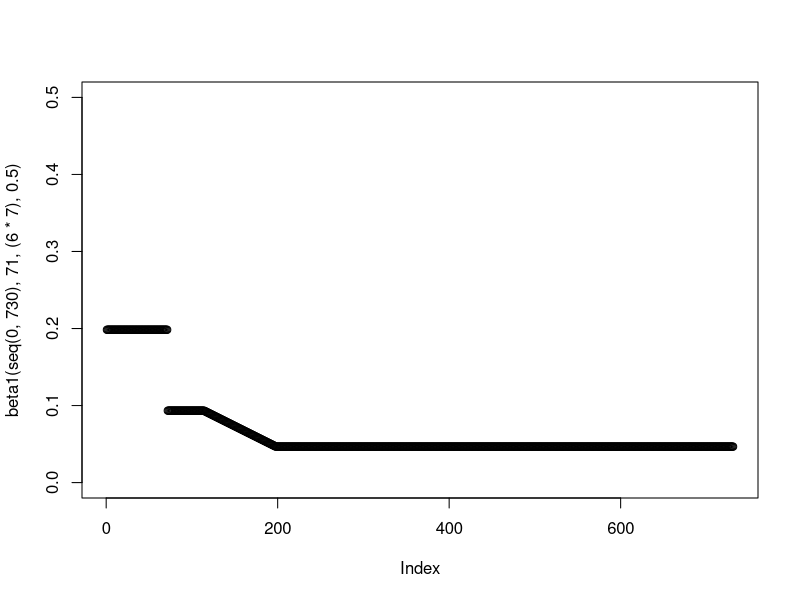
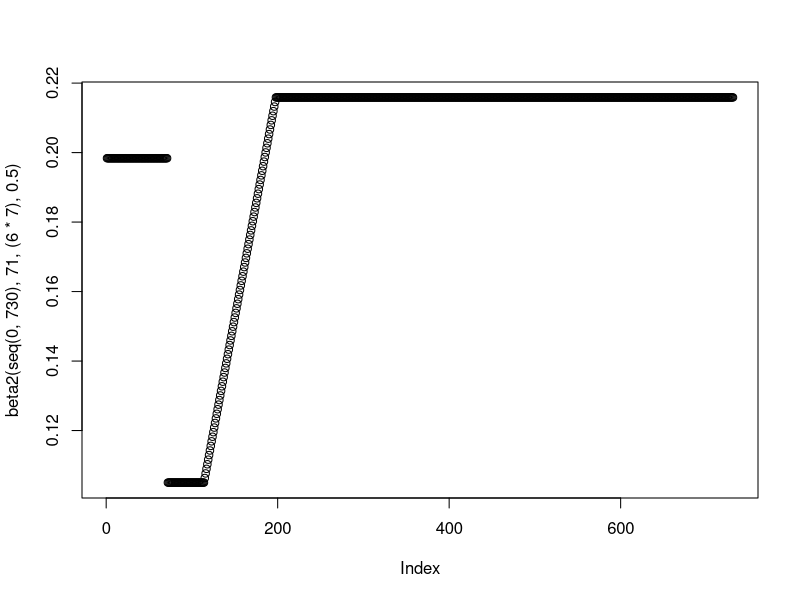
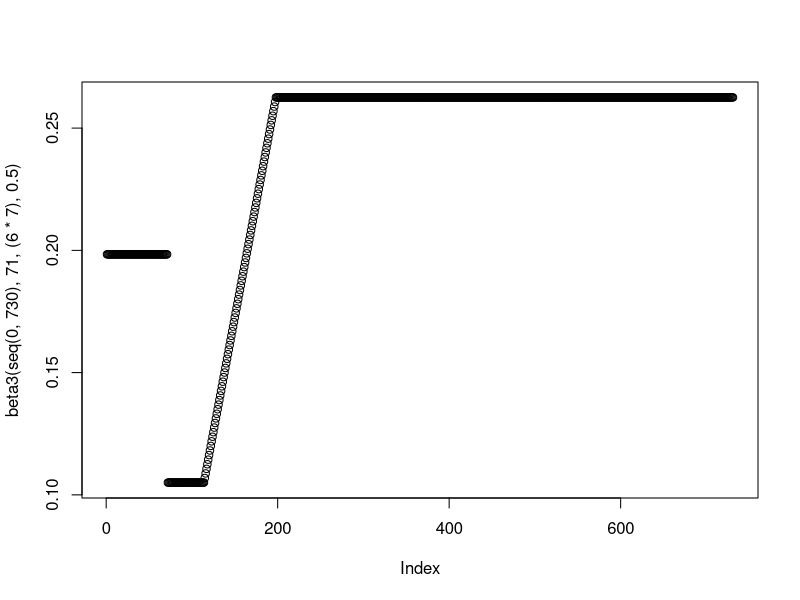
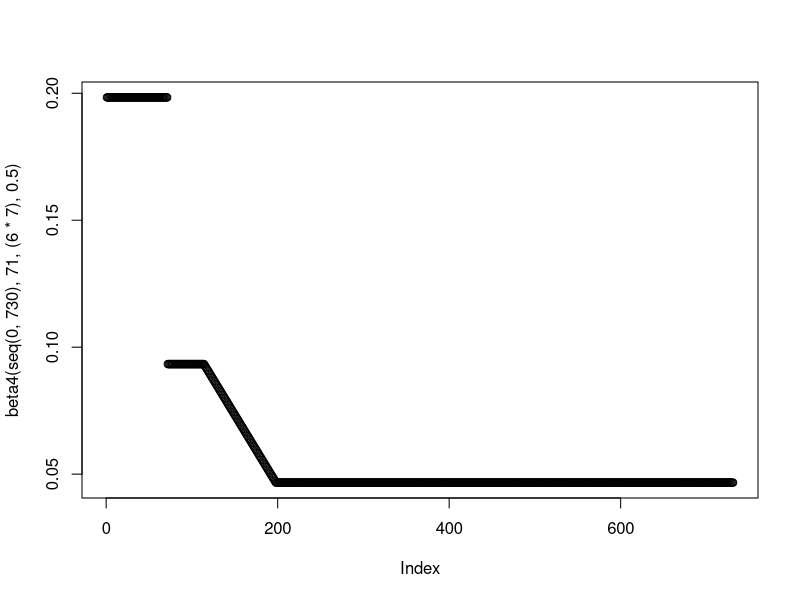

Reproduce these figures in R, in order.
setwd("C:/Users/amorg/Documents/PhD/nCoV Work/Figures/Enhanced Shielding/New") # This is where the plots Output
rm(list=ls())
library("deSolve"); library("ggplot2"); library("ggpubr"); library("reshape2"); library("Cairo")

#### Model Functions - Generation Time + Betas + ODEs ####

#Function for the generation time/(1/gamma) parameter
GenTime <- function(T2, R0) {
  G = T2 * ((R0-1)/log(2))
  return(G)
}

#Beta Functions - Same as Baseline Central Values 
beta1 <- function(time, tstart1, tdur, scaling) {
  gamma <- 1/(GenTime(3.3,2.8))
  beta1_2 <- 0.4*gamma
  betalin <- approxfun(x=c(tstart1+tdur, tstart1+tdur+(12*7)), y = c(0.8*(gamma), beta1_2), method="linear", rule  =2)
  ifelse((time >= tstart1 & time <= tstart1+tdur), #Phase 2
         0.8*(gamma),
         ifelse((time >= tstart1+tdur & time <= tstart1+tdur+(12*7)), #Phase 3
                betalin(time),
                ifelse((time >= tstart1+tdur+(12*7) & time <= 730),
                       beta1_2,
                       1.7*(gamma))))}

plot(beta1(seq(0,730), 71, (6*7), 0.5), ylim = c(0,0.5))

beta2 <- function(time, tstart1, tdur, scaling) {
  gamma <- 1/(GenTime(3.3,2.8))
  beta1_2 <- 1.85*gamma
  betalin <- approxfun(x=c(tstart1+tdur, tstart1+tdur+(12*7)), y = c(0.9*(gamma), beta1_2), method="linear", rule  =2)
  ifelse((time >= tstart1 & time <= tstart1+tdur), #Phase 2
         0.9*(gamma),
         ifelse((time >= tstart1+tdur & time <= tstart1+tdur+(12*7)), #Phase 3
                betalin(time),   
                ifelse((time >= tstart1+tdur+(12*7) & time <= 730),
                       beta1_2,
                       1.7*(gamma))))}

plot(beta2(seq(0,730), 71, (6*7), 0.5))

beta3 <- function(time, tstart1, tdur, scaling) {
  gamma <- 1/(GenTime(3.3,2.8))
  beta1_2 <- 2.25*gamma
  betalin <- approxfun(x=c(tstart1+tdur, tstart1+tdur+(12*7)), y = c(0.9*(gamma), beta1_2), method="linear", rule  =2)
  ifelse((time >= tstart1 & time <= tstart1+tdur), #Phase 2
         0.9*(gamma),
         ifelse((time >= tstart1+tdur & time <= tstart1+tdur+(12*7)), #Phase 3
                betalin(time),
                ifelse((time >= tstart1+tdur+(12*7) & time <= 730),
                       beta1_2,
                       1.7*(gamma))))}

plot(beta3(seq(0,730), 71, (6*7), 0.5))


beta4 <- function(time,tstart1,tdur,scaling) {
  gamma <- 1/(GenTime(3.3,2.8))
  beta1_2 <- 0.4*gamma
  betalin <- approxfun(x=c(tstart1+tdur, tstart1+tdur+(12*7)), y = c(0.8*(gamma), beta1_2), method="linear", rule  =2)
  ifelse((time >= tstart1 & time <= tstart1+tdur), #Phase 2
         0.8*(gamma),
         ifelse((time >= tstart1+tdur & time <= tstart1+tdur+(12*7)), #Phase 3
                betalin(time),
                ifelse((time >= tstart1+tdur+(12*7) & time <= 730),
                       beta1_2,
                       1.7*(gamma))))}

plot(beta4(seq(0,730), 71, (6*7), 0.5))

#ODEs for the SIS Model Structure 
SIRS <- function(time, state, parameters) {
  with(as.list(c(state, parameters)), {
    beta1 <- beta1(time,tstart1,tdur,scaling)
    beta2 <- beta2(time,tstart1,tdur,scaling)
    beta3 <- beta3(time,tstart1,tdur,scaling)
    beta4 <- beta4(time,tstart1,tdur,scaling)
    
    dSv = - beta1*Iv*Sv - beta1*Is*Sv - beta4*Ir1*Sv - beta4*Ir2*Sv - beta4*Ir3*Sv + gamma*Iv
    dSs = - beta1*Iv*Ss - beta1*Is*Ss - beta2*Ir1*Ss - beta2*Ir2*Ss - beta2*Ir3*Ss + gamma*Is
    dSr1 = - beta4*Iv*Sr1 - beta2*Is*Sr1 - beta3*Ir1*Sr1 - beta3*Ir2*Sr1 - beta3*Ir3*Sr1 + gamma*Ir1
    dSr2 = - beta4*Iv*Sr2 - beta2*Is*Sr2 - beta3*Ir1*Sr2 - beta3*Ir2*Sr2 - beta3*Ir3*Sr2 + gamma*Ir2
    dSr3 = - beta4*Iv*Sr3 - beta2*Is*Sr3 - beta3*Ir1*Sr3 - beta3*Ir2*Sr3 - beta3*Ir3*Sr3 + gamma*Ir3
    
    dIv = beta1*Iv*Sv + beta1*Is*Sv + beta4*Ir1*Sv + beta4*Ir2*Sv + beta4*Ir3*Sv - gamma*Iv
    dIs = beta1*Iv*Ss + beta1*Is*Ss + beta2*Ir1*Ss + beta2*Ir2*Ss + beta2*Ir3*Ss - gamma*Is
    dIr1 = beta4*Iv*Sr1 + beta2*Is*Sr1 + beta3*Ir1*Sr1 + beta3*Ir2*Sr1 + beta3*Ir3*Sr1 - gamma*Ir1
    dIr2 = beta4*Iv*Sr2 + beta2*Is*Sr2 + beta3*Ir1*Sr2 + beta3*Ir2*Sr2 + beta3*Ir3*Sr2 - gamma*Ir2
    dIr3 = beta4*Iv*Sr3 + beta2*Is*Sr3 + beta3*Ir1*Sr3 + beta3*Ir2*Sr3 + beta3*Ir3*Sr3 - gamma*Ir3

    return(list(c(dSv, dSs, dSr1, dSr2, dSr3,
                  dIv, dIs, dIr1, dIr2, dIr3)))
  })
}

#### Running the Model w/ Baseline Parameter Set ####

#Initial Conditions and Times

init <- c(Sv = 0.2 - 0.0001*0.2, Ss = 0.2 - 0.0001*0.2, 
          Sr1 = 0.2 - 0.0001*0.2, Sr2 = 0.2 - 0.0001*0.2, Sr3 = 0.2 - 0.0001*0.2,
          Iv = 0.0001*0.2, Is = 0.0001*0.2, Ir1 = 0.0001*0.2, Ir2 = 0.0001*0.2, Ir3 = 0.0001*0.2)

times <- seq(0, 478, by = 1)

parms = c(gamma = 1/(GenTime(3.3,2.8)), 
          tstart1 = 71, 
          tdur = 6*7) 

#Initialising the Phases (Needed for Shading on Plots)
phase1 <- data.frame(xmin=0, xmax=71, ymin=-Inf, ymax=Inf, name = "P1")
phase2 <- data.frame(xmin=71, xmax=71+(6*7), ymin=-Inf, ymax=Inf, name = "P2")
phase3 <- data.frame(xmin=71+(6*7), xmax=71+(6*7)+(12*7), ymin=-Inf, ymax=Inf, name = "P3")
phase4 <- data.frame(xmin=71+(6*7)+(12*7), xmax=Inf, ymin=-Inf, ymax=Inf, name = "P4")

#Solve the ODEs
out1 <- data.frame(ode(y = init, func = SIRS, times = times, parms = parms))

#Manipulate the Dataframe
out1$RemS <- out1$Sr1 + out1$Sr2 + out1$Sr3
out1$RemI <- out1$Ir1 + out1$Ir2 + out1$Ir3
out1$Sv <- out1$Sv/0.20; out1$Ss <- out1$Ss/0.20; out1$RemS <- out1$RemS/0.60
out1$Iv <- out1$Iv/0.20; out1$Is <- out1$Is/0.20; out1$RemI <- out1$RemI/0.60
out1$Beta1 <- beta1(times, 71, (6*7)) 
out1$Beta2 <- beta2(times, 71, (6*7)) 
out1$Beta3 <- beta3(times, 71, (6*7))

colnames(out1) <- c("Time", "Suscv", "Suscs", "Suscr1", "Suscr2","Suscr3", 
                    "Infected_Iv", "Infected_Is", "Infected_Ir1", "Infected_Ir2", "Infected_Ir3", 
                    "RemSusc", "RemInf",
                    "Beta_1/4", "Beta_2", "Beta_3")

#Prepare for GGPlot
statsinfecv <- melt(out1, id.vars = c("Time"), measure.vars = c("Infected_Iv", "Infected_Is", "RemInf"))
statsinfecv$variable <- factor(statsinfecv$variable, levels=rev(levels(statsinfecv$variable)))
statsbeta1 <- melt(out1, id.vars =  c("Time"), measure.vars = c("Beta_1/4", "Beta_2", "Beta_3"))

#### Aggregated Plots - Infecteds, Beta and R_e ####
pinf <- ggplot(data = statsinfecv, aes(x = (Time), y = value, col = variable))  + theme_bw() +
  labs(x ="Time (Days)", y = "Proportion Infected", color = "Population") + scale_y_continuous(limits = c(0,0.07), expand = c(0,0)) +
  theme(legend.position = "bottom", legend.title = element_blank(), legend.text=element_text(size=14),  axis.text=element_text(size=14),
        axis.title.y=element_text(size=14),axis.title.x = element_text(size=14), 
        legend.spacing.x = unit(0.3, 'cm'), plot.margin=unit(c(0.7,0.7,0.8,0.8),"cm")) + scale_x_continuous(expand = c(0, 0)) + 
  scale_color_manual(values=c('blue','darkgreen','red'), labels= c("General", "Shielders", "Vulnerable")) +
  geom_rect(data=phase2, aes(xmin=xmin, xmax=xmax, ymin=ymin, ymax=ymax), fill="grey", alpha=0.5, inherit.aes = FALSE) +
  geom_rect(data=phase3, aes(xmin=xmin, xmax=xmax, ymin=ymin, ymax=ymax), fill="grey", alpha=0.35, inherit.aes = FALSE) +
  geom_rect(data=phase4, aes(xmin=xmin, xmax=xmax, ymin=ymin, ymax=ymax), fill="grey", alpha=0.5, inherit.aes = FALSE) +
  geom_text(data = phase1, aes(x = xmin, y = 0.06, label = name),inherit.aes = FALSE, size = 8, vjust = 0, hjust = 0, nudge_x = 25) +
  geom_text(data = phase2, aes(x = xmin, y = 0.06, label = name),inherit.aes = FALSE, size = 8, vjust = 0, hjust = 0, nudge_x = 8) +
  geom_text(data = phase3, aes(x = xmin, y = 0.06, label = name),inherit.aes = FALSE, size = 8, vjust = 0, hjust = 0, nudge_x = 30) +
  geom_text(data = phase4, aes(x = xmin, y = 0.06, label = name),inherit.aes = FALSE, size = 8, vjust = 0, hjust = 0, nudge_x = 125) +
  geom_line(size = 1.02, stat = "identity")

pbeta <- ggplot(data = statsbeta1, aes(x = (Time), y = value, lty = variable)) + theme_bw() +
  labs(x ="Time (Days)", y = "Beta Value", lty = " ") + scale_y_continuous(limits = c(0,0.35),  expand = c(0,0)) +
  theme(legend.position = "bottom", legend.title = element_text(size=14), legend.text=element_text(size=14),  axis.text=element_text(size=14),
        axis.title.y=element_text(size=14),axis.title.x= element_text(size=14), 
        legend.spacing.x = unit(0.3, 'cm'), plot.margin=unit(c(0.7,0.7,0.8,0.8),"cm")) + scale_x_continuous(expand = c(0, 0))  + 
  scale_linetype_manual(values=c(1,2,4), labels= c("Beta 1 & 4", "Beta 2", "Beta 3")) +
  geom_rect(data=phase2, aes(xmin=xmin, xmax=xmax, ymin=ymin, ymax=ymax), fill="grey", alpha=0.5, inherit.aes = FALSE) +
  geom_rect(data=phase3, aes(xmin=xmin, xmax=xmax, ymin=ymin, ymax=ymax), fill="grey", alpha=0.35, inherit.aes = FALSE) +
  geom_rect(data=phase4, aes(xmin=xmin, xmax=xmax, ymin=ymin, ymax=ymax), fill="grey", alpha=0.5, inherit.aes = FALSE) +
  geom_text(data = phase1, aes(x = xmin, y = 0.27, label = name),inherit.aes = FALSE, size = 8, vjust = 0, hjust = 0, nudge_x = 25) +
  geom_text(data = phase2, aes(x = xmin, y = 0.27, label = name),inherit.aes = FALSE, size = 8, vjust = 0, hjust = 0, nudge_x = 8) +
  geom_text(data = phase3, aes(x = xmin, y = 0.27, label = name),inherit.aes = FALSE, size = 8, vjust = 0, hjust = 0, nudge_x = 30) +
  geom_text(data = phase4, aes(x = xmin, y = 0.27, label = name),inherit.aes = FALSE, size = 8, vjust = 0, hjust = 0, nudge_x = 125) +
  geom_line(size = 1.02, stat = "identity", col = "black")

plot <- ggarrange(pinf, NULL, pbeta, nrow = 3, ncol =1, align = "v", 
                  heights = c(0.9, -0.03, 0.4), labels = c("A","", "B",""), font.label = c(size = 20) )

#Anti-Aliasing in Plots - Can Ignore 
ggsave(plot, filename = "FigS2_SIS.png", dpi = 300, type = "cairo",
       width = 8.5, height = 11, units = "in")
